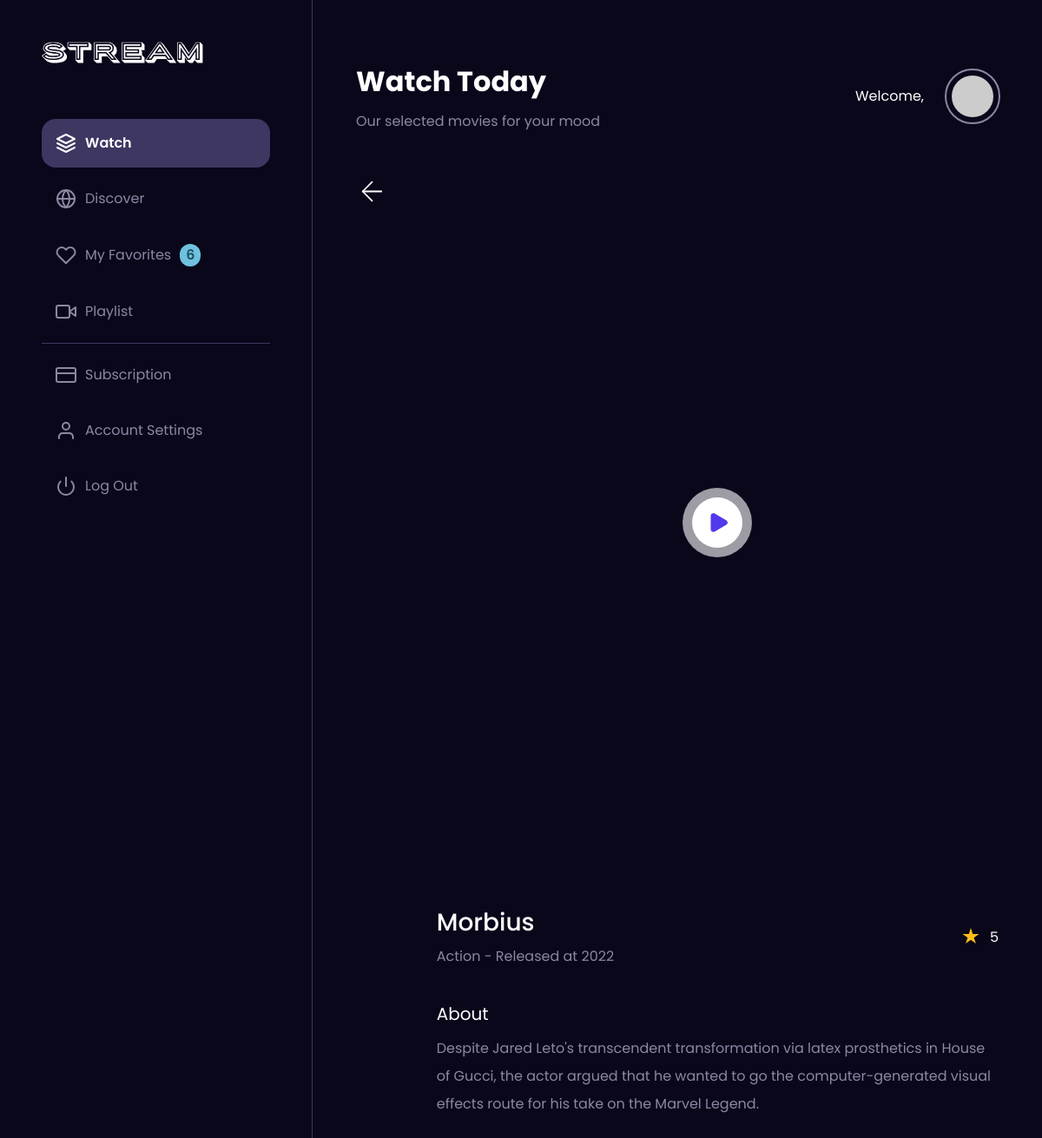
The page /dashboard-movie_details.php?id=2 on the database its author committed.
### tables this page shows
CREATE TABLE `movie` (
  `id_movie` int(11) NOT NULL,
  `title` varchar(255) NOT NULL,
  `description` text NOT NULL,
  `genre` varchar(255) NOT NULL,
  `is_feature` varchar(4) NOT NULL DEFAULT '0',
  `rating` varchar(11) NOT NULL,
  `year` year(4) NOT NULL,
  `link_movie` text NOT NULL,
  `img_movie` text NOT NULL
);

### models/Movie.php (called while the page is built, shortened)
<?php
class Movie
{
    static function getMovie($id)
    {
        $koneksi = koneksi();
        if ($id != null or $id != '') {
            $sql = "SELECT * FROM movie WHERE id_movie = ? ";
            $stmt  = $koneksi->prepare($sql);
            $stmt->execute([$id]);
            return $stmt->fetch();
        } else {
            $sql = "SELECT * FROM movie";
            return $koneksi->query($sql);
        }
    }
}

### controllers/Movie.php (called while the page is built, shortened)
<?php
require_once __DIR__ . './../models/Movie.php';
function movie($id)
{
    $data = Movie::getMovie($id);
    return $data;
}

### dashboard-movie_details.php (the view, shortened to what this page needs)
<?php
require_once __DIR__ . '/controllers/Movie.php';
$movie = movie($_GET['id']);
?>
<!DOCTYPE html>
<html lang="en" class="scroll-smooth">
<head>
    <script src="https://cdn.tailwindcss.com"></script>
    <link rel="stylesheet" href="https://unpkg.com/flickity@2/dist/flickity.min.css" />
    <script src="assets/script/tailwind-config.js"></script>
</head>
<body class="bg-stream-dark font-poppins">
    <div class="mx-auto max-w-screen hidden lg:block">
        <aside class="fixed z-50 w-[360px] bg-stream-dark">
            <div class="flex flex-col p-12 border-r border-softpur overflow-y-auto h-screen">
                <a href="/">
                    <img src="assets/images/stream.svg" alt="">
                </a>
                <div class="links flex flex-col mt-16 gap-2">
                    <a href="dashboard.php" class="side-link active">
                        Watch
                    </a>
                    <a href="!#" class="side-link group">
                        Discover
                    </a>
                    <a href="!#" class="side-link">
                        My Favorites
                        <span class="bg-[#6EC2DF] text-[#1E5062] text-base rounded-full font-semibold text-center px-[7px] py-[1px]">6</span>
                    </a>
                    <a href="!#" class="side-link">
                        Playlist
                    </a>
                    <div class="flex border-t border-softpur"></div>
                    <a href="dashboard-subscription.php" class="side-link">
                        Subscription
                    </a>
                    <a href="!#" class="side-link">
                        Account Settings
                    </a>
                    <a href="controllers/Auth.php?action=logout" class="side-link">
                        Log Out
                    </a>
                </div>
            </div>
        </aside>
        <div class="ml-[410px] pr-[50px] overflow-hidden">
            <div class="py-[70px] flex flex-col gap-[50px]">
                <div class="flex justify-between items-center">
                    <div class="flex flex-col gap-[10px]">
                        <div class="font-bold text-[32px] text-white">
                            Watch Today
                        </div>
                        <p class="mb-0 text-stream-gray text-base">Our selected movies for your mood</p>
                    </div>
                    <div class="flex items-center gap-[26px]">
                        <span class="text-white text-base">Welcome, <?= $_SESSION['auth']['name'] ?></span>
                        <div class="collapsible-dropdown flex flex-col gap-2 relative">
                            <a href="#!" class="outline outline-2 outline-stream-gray p-[6px] rounded-full w-[60px] dropdown-button" data-target="#dropdown-stream">
                                <img src="https://ui-avatars.com/api/?name=<?= $_SESSION['auth']['name'] ?>&background=random&rounded=true&bold=true" class="rounded-full object-cover w-full" alt="stream" />
                            </a>
                        </div>
                    </div>
                </div>
                <div class="flex gap-14 items-start">
                    <a href="dashboard.html">
                        <img src="assets/images/ic_arrow-left-normal.svg" alt="">
                    </a>
                    <div class="flex flex-col gap-10 w-full">
                        <div class="relative overflow-hidden group h-[50rem] rounded-[30px]">
                            <div class="absolute top-1/2 left-1/2 -translate-x-1/2 -translate-y-1/2 z-20">
                                <img src="assets/images/ic_play.svg" class="object-cover rounded-[30px]" alt="">
                            </div>
                            <a href="watching.php?id=<?= $movie['id_movie']?>" class="inset-0 absolute z-50"></a>
                        </div>
                        <div class="flex items-center justify-between">
                            <div>
                                <div class="text-white font-medium text-[28px] capitalize">
                                    <?= $movie['title']?>
                                </div>
                                <p class="text-stream-gray text-base mt-[6px]">
                                <?= $movie['genre']?> - Released at <?= $movie['year']?>
                                </p>
                            </div>
                            <div class="inline-flex items-center gap-[6px]">
                                <img src="assets/images/ic_star.svg" alt="">
                                <div class="text-base text-white ml-[6px] mt-1">
                                <?= $movie['rating']?>
                                </div>
                            </div>
                        </div>
                        <div>
                            <div class="text-xl text-white">About</div>
                            <p class="max-w-[700px] mt-[10px] text-stream-gray text-base leading-8">
                            <?= $movie['description']?>
                            </p>
                        </div>
                    </div>
                </div>
            </div>
        </div>
    </div>
</body>
</html>

### rows shown on the page
movie: title "Morbius", genre "Action", year "2022", rating "5", description "Despite Jared Leto's transcendent transformation via latex prosthetics in House of Gucci, the actor argued that he wanted to go the computer-generated visual effects route for his take on the Marvel Legend."
